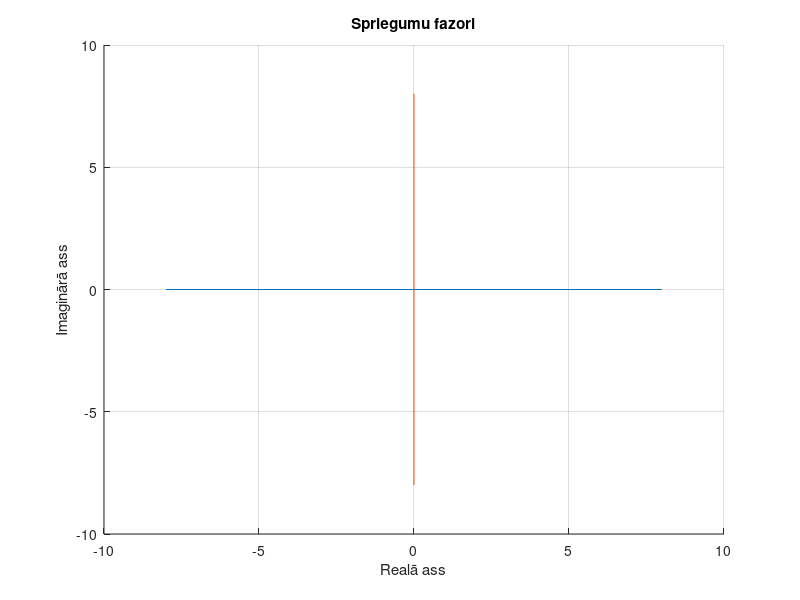

Recreate this plot in MATLAB. (Note: this script raises an error after producing the figure.)
L=20e-3; C=2200e-12;
R0 = 1e3; Us = 5; R1=0e3;
f = [10e3];
omega = 2*pi*f;
Zl = L*omega*i;

r = [Zl+R0+R1];
I = r.\Us;
Uv = [I.*Zl,I.*R0];

faze = angle(Uv);
amp = abs(Uv);

x=8;
figure
hold on
plot ([-x, x], [0,0]) %draw vertical line
plot ([0,0], [-x,x]) %draw horizontal line
grid on
xlabel('Realā ass')
ylabel('Imaginārā ass')
title('Spriegumu fazori')
color = ['b', 'b','r'];
Unam = {'ULm','UR01'};
n=0; m=0;
for k=1:length(Uv)
   arrow( [ n m ], [ real(Uv(k))+n imag(Uv(k))+m ], 'color', color(k) ) 
   str = Unam(k);
   text(real(Uv(k))+n,imag(Uv(k))+m, str)
   n=real(Uv(k));
   m=imag(Uv(k));
end
arrow( [ 0 0 ], [ sqrt(8) sqrt(8) ], 'color', color(3) ) 
arrow( [ 0 0 ], [ 5 0 ], 'color', color(3) ) 
text(4.5,-1,'Us')
text(3,3,'ULe')
y=5e-3;

figure(2)
hold on
plot ([-y, y], [0,0]) %draw vertical line
plot ([0,0], [-y,y]) %draw horizontal line

grid on
xlabel('Realā ass')
ylabel('Imaginārā ass')
title('Strāvu fazori')

color1 = ['b', 'r'];
Inam={'Im', 'Ie'};
for k=1:length(I)
   arrow( [ 0 0 ], [ real(I(k)) imag(I(k)) ], 'color', color1(1) ) 
   str = Inam(k);
    text(real(I(k)),imag(I(k)), str)
end
